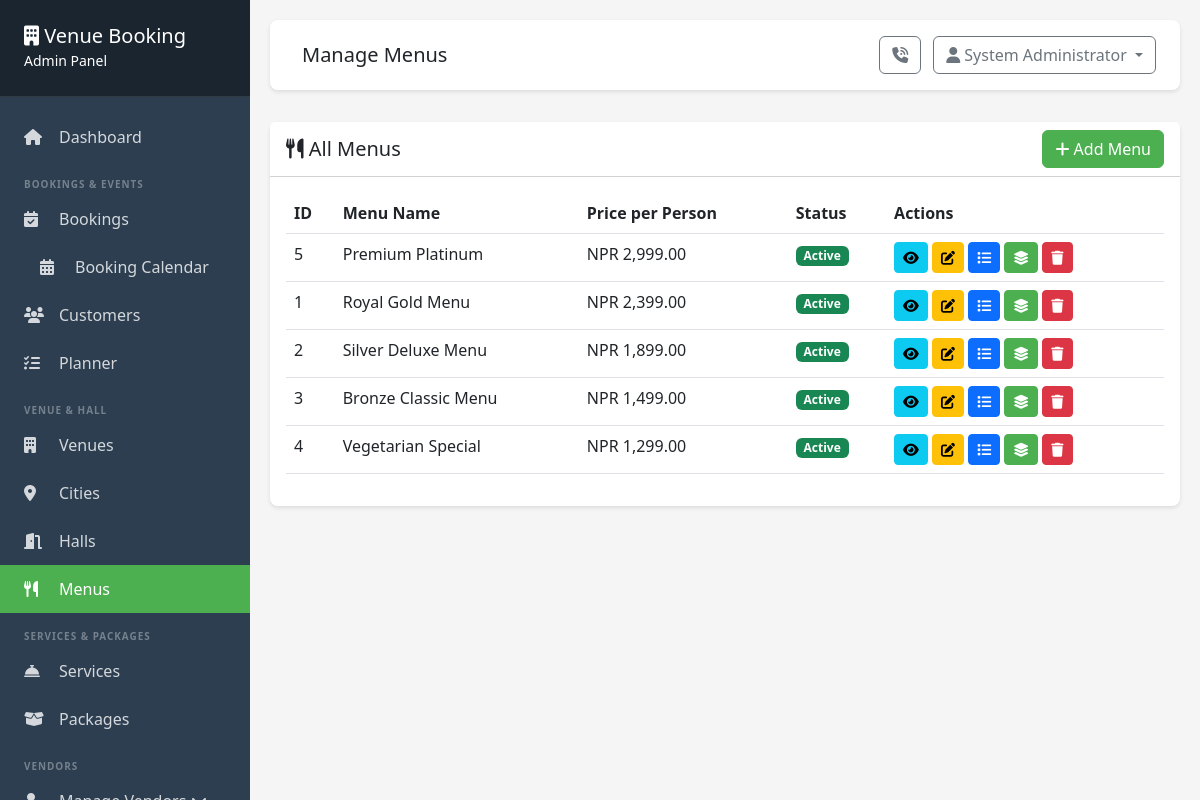
Before: /admin/menus/index.php (signed in) with the older database file.
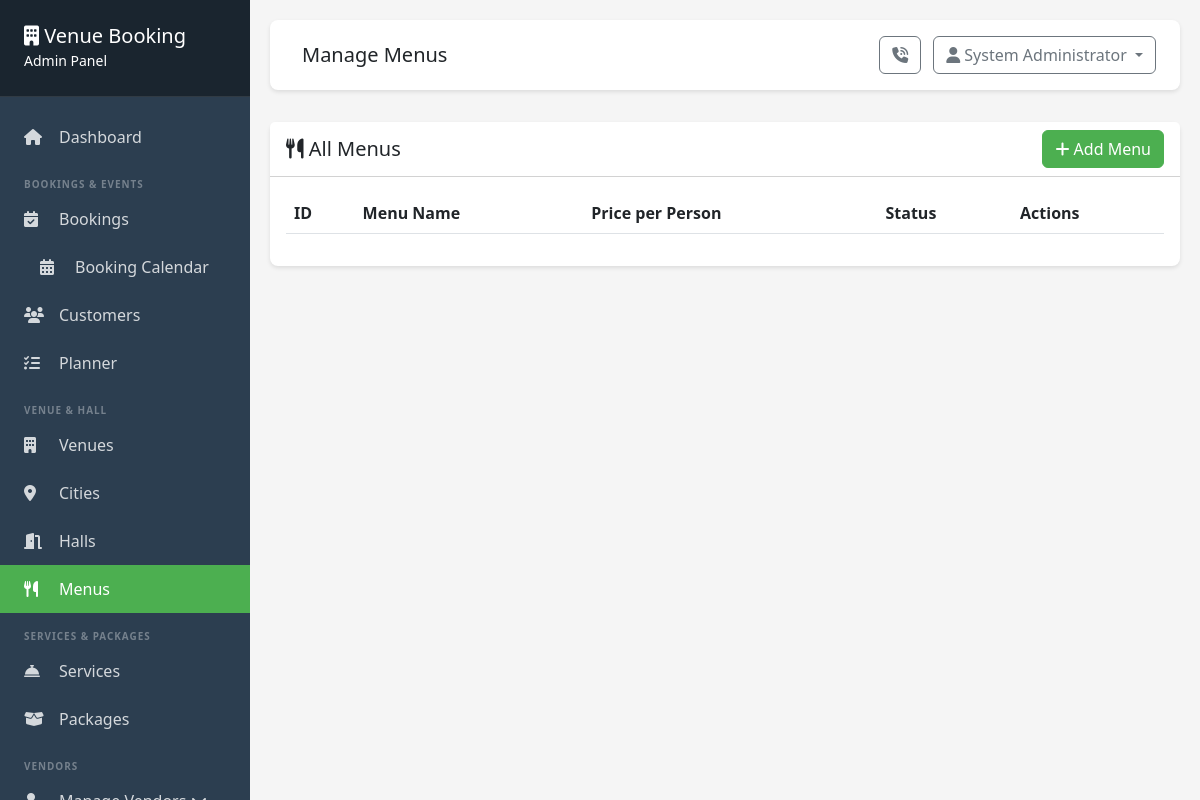
After: the same page with the newer database file.
### tables this page shows
CREATE TABLE IF NOT EXISTS menus (
    id INT PRIMARY KEY AUTO_INCREMENT,
    name VARCHAR(255) NOT NULL,
    description TEXT,
    price_per_person DECIMAL(10, 2) NOT NULL,
    image VARCHAR(255),
    status ENUM('active', 'inactive') DEFAULT 'active',
    created_at TIMESTAMP DEFAULT CURRENT_TIMESTAMP,
    updated_at TIMESTAMP DEFAULT CURRENT_TIMESTAMP ON UPDATE CURRENT_TIMESTAMP
);

### includes/functions.php (called while the page is built, shortened)
<?php
function formatCurrency($amount) {
    $currency = getSetting('currency', 'NPR');
    return $currency . ' ' . number_format($amount, 2);
}
function getSetting($key, $default = '') {
    static $cache = [];
    if (array_key_exists($key, $cache)) {
        return $cache[$key];
    }
    $env_map = [
        'email_enabled'     => 'MAIL_NOTIFICATIONS_ENABLED',
        'email_from_name'   => 'MAIL_FROM_NAME',
        'email_from_address'=> 'MAIL_FROM_ADDRESS',
        'admin_email'       => 'MAIL_ADMIN_EMAIL',
        'smtp_enabled'      => 'MAIL_SMTP_ENABLED',
        'smtp_host'         => 'MAIL_HOST',
        'smtp_port'         => 'MAIL_PORT',
        'smtp_username'     => 'MAIL_USERNAME',
        'smtp_password'     => 'MAIL_PASSWORD',
        'smtp_encryption'   => 'MAIL_ENCRYPTION',
    ];
    try {
        $db = getDB();
        $stmt = $db->prepare("SELECT setting_value FROM settings WHERE setting_key = ?");
        $stmt->execute([$key]);
        $result = $stmt->fetch();
        $value = $result ? $result['setting_value'] : null;
        $cache[$key] = ($value !== null) ? $value : $default;
        return $cache[$key];
    } catch (Exception $e) {
        error_log("Error in getSetting for key '$key': " . $e->getMessage());
        if (isset($env_map[$key])) {
            $env_value = $_ENV[$env_map[$key]] ?? getenv($env_map[$key]);
            if ($env_value !== false && $env_value !== null) {
                $cache[$key] = $env_value;
                return $cache[$key];
            }
        }
        $cache[$key] = $default;
        return $default;
    }
}
    ?>

### admin/menus/index.php (the view, shortened to what this page needs)
<?php
require_once __DIR__ . '/../includes/header.php';
$db = getDB();
$stmt = $db->query("SELECT * FROM menus ORDER BY price_per_person DESC");
$menus = $stmt->fetchAll();
?>
<div class="card">
    <div class="card-header bg-white d-flex justify-content-between align-items-center">
        <h5 class="mb-0"><i class="fas fa-utensils"></i> All Menus</h5>
        <a href="add.php" class="btn btn-success"><i class="fas fa-plus"></i> Add Menu</a>
    </div>
    <div class="card-body">
        <div class="table-responsive">
            <table class="table table-hover datatable">
                <thead>
                    <tr>
                        <th>ID</th>
                        <th>Menu Name</th>
                        <th>Price per Person</th>
                        <th>Status</th>
                        <th>Actions</th>
                    </tr>
                </thead>
                <tbody>
                    <?php foreach ($menus as $menu): ?>
                        <tr>
                            <td><?php echo $menu['id']; ?></td>
                            <td><?php echo htmlspecialchars($menu['name']); ?></td>
                            <td><?php echo formatCurrency($menu['price_per_person']); ?></td>
                            <td><span class="badge bg-<?php echo $menu['status'] == 'active' ? 'success' : 'secondary'; ?>"><?php echo ucfirst($menu['status']); ?></span></td>
                            <td>
                                <a href="view.php?id=<?php echo $menu['id']; ?>" class="btn btn-sm btn-info" title="View"><i class="fas fa-eye"></i></a>
                                <a href="edit.php?id=<?php echo $menu['id']; ?>" class="btn btn-sm btn-warning" title="Edit"><i class="fas fa-edit"></i></a>
                                <a href="items.php?id=<?php echo $menu['id']; ?>" class="btn btn-sm btn-primary" title="Menu Items"><i class="fas fa-list"></i></a>
                                <a href="sections.php?menu_id=<?php echo $menu['id']; ?>" class="btn btn-sm btn-success" title="Custom Sections"><i class="fas fa-layer-group"></i></a>
                                <form method="POST" action="delete.php" style="display: inline;" onsubmit="return confirm('Are you sure you want to delete this menu? This will also delete all menu items. This action cannot be undone.');">
                                    <button type="submit" class="btn btn-sm btn-danger" title="Delete"><i class="fas fa-trash"></i></button>
                                </form>
                            </td>
                        </tr>
                    <?php endforeach; ?>
                </tbody>
            </table>
        </div>
    </div>
</div>
<?php require_once __DIR__ . '/../includes/footer.php'; ?>

Changed rows visible on the page:
removed menus: id "5", name "Premium Platinum", price_per_person "NPR 2,999.00", status "Active"
removed menus: id "1", name "Royal Gold Menu", price_per_person "NPR 2,399.00", status "Active"
removed menus: id "2", name "Silver Deluxe Menu", price_per_person "NPR 1,899.00", status "Active"
removed menus: id "3", name "Bronze Classic Menu", price_per_person "NPR 1,499.00", status "Active"
removed menus: id "4", name "Vegetarian Special", price_per_person "NPR 1,299.00", status "Active"
